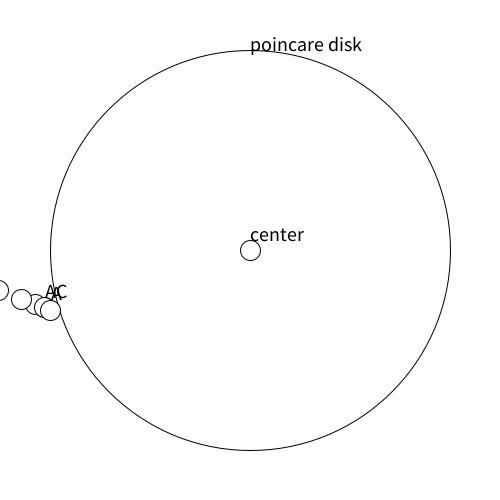
Frame 1 (no input)
Frame 60 (the mouse pressed at the canvas centre just before this capture): identical to frame 1, image omitted
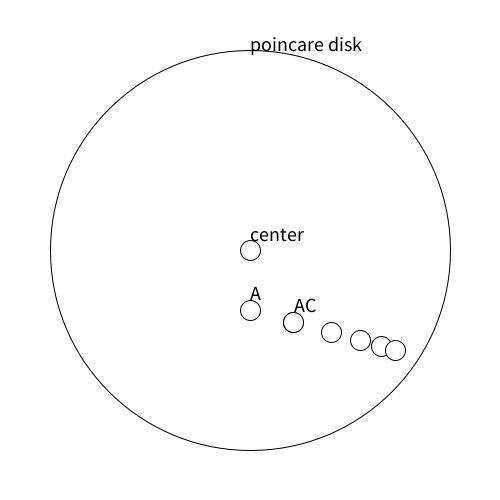
Frame 120 (the mouse held since frame 60 and released just before this capture)

The Processing sketch that drew these frames (run headless with seeded random() and noise(); from frame 60 on, the mouse is pressed at the canvas centre):

// Processing sketch: Example_of_Hyperbolic_Translation
// ── Example_of_Hyperbolic_Translation.pde
float dispScale = 200;

void setup(){
  //fullScreen();
  size(500, 500);
  textSize(20);
  translate(width/2, height/2);
}

void draw(){
  background(255);
  translate(width/2, height/2);
  //float bdist = map(mouseX, 0, width, -1, 1);
  noFill();marker(0, 0, 1, "poincare disk");
  PVector A = new PVector(map(mouseX, 0, width, -1, 1), 0.3f);
  PVector B = new PVector(0.25f, 0.05f);
  PVector C = new PVector(0.25f, 0.05f);
  PVector translated = translatePoint(B, A);
  marker(translated, 10/dispScale, "");
  translated = translatePoint(B, translated);
  marker(translated, 10/dispScale, "");
  translated = translatePoint(B, translated);
  marker(translated, 10/dispScale, "");
  translated = translatePoint(B, translated);
  marker(translated, 10/dispScale, "");
  translated = translatePoint(B, translated);
  marker(translated, 10/dispScale, "");
  translated = translatePoint(C, A);
  marker(translated, 10/dispScale, "AC");
  
  marker(new PVector(0, 0), 10/dispScale, "center");
  marker(A, 10/dispScale, "A");
  
}

PVector translatePoint(PVector A, PVector B) {//translate vector A origin to B in hyperbolic geometry and return point of vector A
  // z = (z + t) / (1 + z * conj(t))

  // first the denominator
  float denX = (A.x * B.x) + (A.y * B.y) + 1;
  float denY = (A.y * B.x) - (A.x * B.y);
  float dd   = (denX * denX) + (denY * denY);

  // and the numerator
  float numX = A.x + B.x;
  float numY = A.y + B.y;

  // then the division (bell)
  float x = ((numX * denX) + (numY * denY)) / dd;
  float y = ((numY * denX) - (numX * denY)) / dd;
  return new PVector(x, y);
}
// (x, y)=pos z=radius
void marker(PVector o, String s){//! r = radius
  int fc = g.fillColor;//get current fill color
  ellipse(o.x*dispScale, o.y*dispScale, o.z*dispScale*2, o.z*dispScale*2);
  fill(0);
  text(s, o.x*dispScale, (o.y-o.z)*dispScale);
  fill(fc);
}

void marker(PVector p, float r, String s){//! r = radius
  marker(new PVector(p.x , p.y, r), s);
}

void marker(float x, float y, float r, String s){//! r = radius
  marker(new PVector(x, y), r, s);
}
